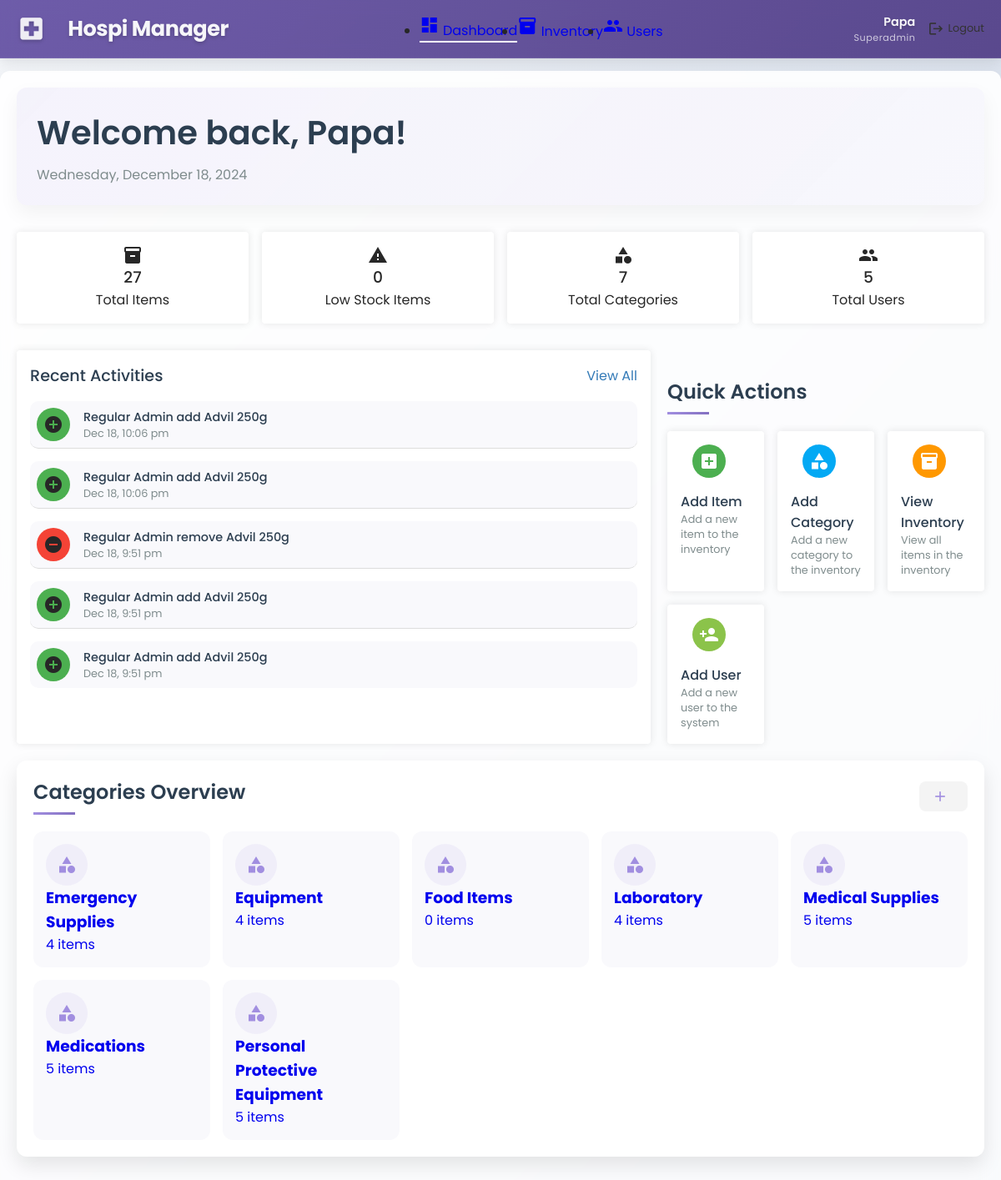
The app's page /view/admin/dashboard.php (signed in) with its own data.
### tables this page shows
CREATE TABLE `categories` (
  `category_id` int(11) NOT NULL,
  `name` varchar(100) NOT NULL,
  `description` text DEFAULT NULL,
  `created_at` timestamp NOT NULL DEFAULT current_timestamp()
);

### functions/dashboard_functions.php (called while the page is built, shortened)
<?php
require_once __DIR__ . '/user_functions.php';
require_once __DIR__ . '/category_functions.php';
function getDashboardStats($conn, $userRole = null) {
    $stats = [
        'total_users' => getTotalUsers($conn),
        'total_categories' => getTotalCategories($conn),
        'total_items' => getTotalItems($conn),
        'low_stock_items' => getLowStockItemsCount($conn)
    ];
    if ($userRole === 'admin' || $userRole === 'superadmin') {
        $logQuery = "SELECT COUNT(*) as total_logs FROM inventory_logs";
        $logResult = $conn->query($logQuery);
        $stats['total_logs'] = $logResult ? $logResult->fetch_assoc()['total_logs'] : 0;
    } else {
        unset($stats['total_logs']);
    }
    return $stats;
}
function getRecentActivities($conn, $userId = null, $limit = 5) {
    $tableCheck = $conn->query("SHOW TABLES LIKE 'activity_log'");
    $sql = "SELECT al.*, CONCAT(u.first_name, ' ', u.last_name) as user_name, i.name as item_name
            FROM activity_log al
            LEFT JOIN users u ON al.user_id = u.user_id
            LEFT JOIN items i ON al.item_id = i.item_id";
    $sql .= " ORDER BY al.timestamp DESC LIMIT ?";
    $stmt = $conn->prepare($sql);
    if ($userId !== null) {
        $stmt->bind_param("ii", $userId, $limit);
    } else {
        $stmt->bind_param("i", $limit);
    }
    $stmt->execute();
    $result = $stmt->get_result();
    if ($result) {
        return $result->fetch_all(MYSQLI_ASSOC);
    }
    return [];
}
function getTotalUsers($conn) {
    $sql = "SELECT COUNT(*) as total FROM users";
    $result = $conn->query($sql);
    if ($result && $row = $result->fetch_assoc()) {
        return $row['total'];
    }
    return 0;
}
function getTotalCategories($conn) {
    $sql = "SELECT COUNT(*) as total FROM categories";
    $result = $conn->query($sql);
    if ($result && $row = $result->fetch_assoc()) {
        return $row['total'];
    }
    return 0;
}
function getTotalItems($conn) {
    $sql = "SELECT COUNT(*) as total FROM items";
    $result = $conn->query($sql);
    if ($result && $row = $result->fetch_assoc()) {
        return $row['total'];
    }
    return 0;
}
function getLowStockItemsCount($conn) {
    $sql = "SELECT COUNT(*) as total FROM items WHERE quantity <= minimum_quantity";
    $result = $conn->query($sql);
    if ($result && $row = $result->fetch_assoc()) {
        return $row['total'];
    }
    return 0;
}

### functions/category_functions.php (called while the page is built, shortened)
<?php
function getAllCategories($conn) {
    $query = "SELECT c.*,
              (SELECT COUNT(*) FROM items WHERE category_id = c.category_id) as item_count
              FROM categories c
              ORDER BY c.name";
    $result = $conn->query($query);
    return $result->fetch_all(MYSQLI_ASSOC);
}

### view/admin/dashboard.php (the view, shortened to what this page needs)
<?php
require_once BASE_PATH . '/functions/auth_functions.php';
require_once BASE_PATH . '/functions/dashboard_functions.php';
require_once BASE_PATH . '/functions/category_functions.php';
require_once BASE_PATH . '/functions/user_functions.php';
$userRole = $_SESSION['role'];
$fullName = $_SESSION['first_name'] ?? 'User';
$stats = getDashboardStats($conn);
$recentActivities = getRecentActivities($conn);
$recentActivities = array_map(function($activity) {
    return [
        'title' => $activity['user_name'] . ' ' . $activity['action'] . ' ' . $activity['item_name'],
        'description' => date('M j, g:i a', strtotime($activity['timestamp'])),
        'icon' => match($activity['action']) {
            'add' => 'add_circle',
            'remove' => 'remove_circle',
            'update' => 'update',
            default => 'info'
        },
        'color' => match($activity['action']) {
            'add' => '#4CAF50',
            'remove' => '#F44336',
            'update' => '#FF9800',
            default => '#2196F3'
        }
    ];
}, $recentActivities ?? []);
$recentActivities = $recentActivities ?: [
    [
        'title' => 'No Recent Activities',
        'description' => 'No activities to display',
        'icon' => 'info',
        'color' => '#9E9E9E'
    ]
];
$categories = getAllCategories($conn);
$quickActions = [
    [
        'title' => 'Add Item',
        'description' => 'Add a new item to the inventory',
        'icon' => 'add_box',
        'color' => '#4CAF50',
        'onclick' => 'openModal("addItemModal")'
    ],
    [
        'title' => 'Add Category',
        'description' => 'Add a new category to the inventory',
        'icon' => 'category',
        'color' => '#03A9F4',
        'onclick' => 'openModal("addCategoryModal")'
    ],
    [
        'title' => 'View Inventory',
        'description' => 'View all items in the inventory',
        'icon' => 'inventory',
        'color' => '#FF9800',
        'onclick' => 'window.location.href="inventory.php"'
    ]
];
$quickActions = $quickActions ?: [
    [
        'title' => 'No Actions',
        'description' => 'No quick actions available',
        'icon' => 'block',
        'color' => '#9E9E9E',
        'onclick' => ''
    ]
];
if ($userRole === 'superadmin') {
    $quickActions[] = [
        'title' => 'Add User',
        'description' => 'Add a new user to the system',
        'icon' => 'person_add',
        'color' => '#8BC34A',
        'onclick' => 'openModal("addUserModal")'
    ];
}
$items = getAllItems($conn);
$items = $items ?: [];
?>
<!DOCTYPE html>
<html lang="en">
<head>
    <link rel="stylesheet" href="../../assets/css/dashboard.css">
    <link rel="stylesheet" href="../../assets/css/styles.css">
</head>
<body>
    <div class="dashboard-container">
        <nav class="top-nav">
            <div class="nav-brand">
                <span class="material-icons">local_hospital</span>
                <span class="brand-name">Hospi Manager</span>
            </div>
            <ul class="nav-menu">
                <li class="active">
                    <a href="dashboard.php">
                        <span class="material-icons">dashboard</span>
                        <span>Dashboard</span>
                    </a>
                </li>
                <li>
                    <a href="inventory.php">
                        <span class="material-icons">inventory</span>
                        <span>Inventory</span>
                    </a>
                </li>
                <?php if ($userRole === 'superadmin'): ?>
                <li>
                    <a href="users.php">
                        <span class="material-icons">people</span>
                        <span>Users</span>
                    </a>
                </li>
                <?php endif; ?>
            </ul>
            <div class="nav-profile">
                <div class="user-info">
                    <span class="user-name"><?= htmlspecialchars($fullName) ?></span>
                    <span class="user-role"><?= ucfirst(htmlspecialchars($userRole)) ?></span>
                </div>
                <a href="../../actions/logout.php" class="logout-btn" onclick="return confirm('Are you sure you want to logout?')">
                    <span class="material-icons">logout</span>
                    <span>Logout</span>
                </a>
            </div>
        </nav>
        <main class="main-content">
            <div class="welcome-section">
                <h1>Welcome back, <?= htmlspecialchars($_SESSION['first_name']) ?>!</h1>
                <p class="date"><?= date('l, F j, Y') ?></p>
            </div>
            <div class="analytics-section">
                <div class="analytics-cards">
                    <div class="card total-items" onclick="window.location.href='inventory.php'">
                        <div class="card-content">
                            <span class="material-icons">inventory</span>
                            <div class="card-details">
                                <h3><?= $stats['total_items'] ?></h3>
                                <p>Total Items</p>
                            </div>
                        </div>
                    </div>
                    <div class="card low-stock" onclick="window.location.href='inventory.php?stock=low'">
                        <div class="card-content">
                            <span class="material-icons">warning</span>
                            <div class="card-details">
                                <h3><?= $stats['low_stock_items'] ?></h3>
                                <p>Low Stock Items</p>
                            </div>
                        </div>
                    </div>
                    <div class="card total-categories" onclick="document.querySelector('.categories-overview').scrollIntoView({behavior: 'smooth'})">
                        <div class="card-content">
                            <span class="material-icons">category</span>
                            <div class="card-details">
                                <h3><?= $stats['total_categories'] ?></h3>
                                <p>Total Categories</p>
                            </div>
                        </div>
                    </div>
                    <div class="card total-users" onclick="window.location.href='users.php'">
                        <div class="card-content">
                            <span class="material-icons">people</span>
                            <div class="card-details">
                                <h3><?= $stats['total_users'] ?></h3>
                                <p>Total Users</p>
                            </div>
                        </div>
                    </div>
                </div>
            </div>
            <div class="dashboard-grid">
                <div class="recent-activities-container">
                    <div class="recent-activities-header">
                        <h2>Recent Activities</h2>
                        <a href="activities.php" class="view-all-link">View All</a>
                    </div>
                    <div class="recent-activities-list">
                        <?php foreach ($recentActivities as $activity): ?>
                        <div class="activity-item">
                            <div class="activity-icon" style="background-color: <?= $activity['color'] ?>;">
                                <span class="material-icons"><?= $activity['icon'] ?></span>
                            </div>
                            <div class="activity-details">
                                <h3><?= htmlspecialchars($activity['title']) ?></h3>
                                <p><?= htmlspecialchars($activity['description']) ?></p>
                            </div>
                        </div>
                        <?php endforeach; ?>
                    </div>
                </div>
                <div class="quick-actions-section">
                    <div class="section-header">
                        <h2>Quick Actions</h2>
                    </div>
                    <div class="quick-actions-grid">
                        <?php foreach ($quickActions as $action): ?>
                        <div class="quick-action-card" onclick="<?= htmlspecialchars($action['onclick']) ?>">
                            <div class="quick-action-icon" style="background-color: <?= $action['color'] ?>;">
                                <span class="material-icons"><?= $action['icon'] ?></span>
                            </div>
                            <div class="quick-action-details">
                                <h3><?= htmlspecialchars($action['title']) ?></h3>
                                <p><?= htmlspecialchars($action['description']) ?></p>
                            </div>
                        </div>
                        <?php endforeach; ?>
                    </div>
                </div>
            </div>
            <div class="categories-overview">
                <div class="section-header">
                    <h2>Categories Overview</h2>
                    <button class="add-category-btn" onclick="openModal('addCategoryModal')">
                        <span class="material-icons">add</span>
                    </button>
                </div>
                <div class="categories-grid">
                    <?php
                    $categories = $categories ?: [];
                    foreach ($categories as $category):
                        $categoryItemCount = 0;
                        foreach ($items as $item) {
                            if ($item['category_id'] == $category['category_id']) {
                                $categoryItemCount++;
                            }
                        }
                    ?>
                        <a href="inventory.php?category=<?= $category['category_id'] ?>" class="category-card">
                            <div class="category-icon">
                                <span class="material-icons">
                                </span>
                            </div>
                            <div class="category-details">
                                <h3><?= htmlspecialchars($category['name']) ?></h3>
                                <p>
                                    <?= $categoryItemCount . ' item' . ($categoryItemCount != 1 ? 's' : '') ?>
                                </p>
                            </div>
                        </a>
                    <?php endforeach; ?>
                </div>
            </div>
        </main>
    </div>
</body>
</html>

### assets/css/styles.css (style rules this page uses)
* { padding: 0; margin: 0; font-family: "Poppins", sans-serif; box-sizing: border-box; text-decoration: none; }
body, html { margin: 0; padding: 0; width: 100%; height: 100%; font-family: Arial, sans-serif; background: linear-gradient(135deg, #f5f7fa 0%, #c3cfe2 100%); background-attachment: fixed; overflow-x: hidden; }
main { background: rgba(255, 255, 255, 0.9); border-radius: 12px; box-shadow: 0 10px 25px rgba(0, 0, 0, 0.1); padding: 30px; margin: 20px; backdrop-filter: blur(10px); }
nav { position: absolute; top: 0; display: flex; justify-content: space-around; width: 100%; height: 100px; background: linear-gradient(rgba(39, 39, 39, 0.6), transparent); z-index: 100; }
.link:hover, .active { border-bottom: 2px solid #fff; }
nav { margin-top: 10px; }

### view/admin/dashboard.php (style rules this page uses)
.dashboard-grid > * { animation: fadeIn 0.6s ease-out; }
.quick-actions-section { animation-delay: 0.6s; }
.recent-activities-container { background-color: #fff; padding: 1rem; border-radius: 4px; box-shadow: 0 0 10px rgba(0, 0, 0, 0.1); }
.recent-activities-header { display: flex; justify-content: space-between; align-items: center; margin-bottom: 1rem; }
.recent-activities-header h2 { font-weight: 500; margin: 0; }
.view-all-link { color: #337ab7; text-decoration: none; }
.recent-activities-list { list-style: none; padding: 0; margin: 0; }
.activity-item { display: flex; align-items: center; padding: 0.5rem; border-bottom: 1px solid #ddd; }
.activity-item:last-child { border-bottom: none; }
.activity-icon { width: 40px; height: 40px; border-radius: 50%; display: flex; justify-content: center; align-items: center; margin-right: 1rem; }
.activity-details { flex-grow: 1; }
.activity-details h3 { font-weight: 500; margin: 0; }
.activity-details p { margin: 0; }
.quick-actions-grid { display: grid; grid-template-columns: repeat(3, 1fr); grid-gap: 1rem; }
.quick-action-card { background-color: #fff; padding: 1rem; border-radius: 4px; box-shadow: 0 0 10px rgba(0, 0, 0, 0.1); cursor: pointer; }
.quick-action-icon { width: 40px; height: 40px; border-radius: 50%; display: flex; justify-content: center; align-items: center; margin-bottom: 1rem; }
.quick-action-details { flex-grow: 1; }
.quick-action-details h3 { font-weight: 500; margin: 0; }
.quick-action-details p { margin: 0; }
.analytics-section { margin-top: 2rem; }
.card-content { display: flex; flex-direction: column; align-items: center; }
.analytics-cards { display: grid; grid-template-columns: repeat(4, 1fr); grid-gap: 1rem; }
.analytics-cards .card { background-color: #fff; padding: 1rem; border-radius: 4px; box-shadow: 0 0 10px rgba(0, 0, 0, 0.1); cursor: pointer; }
.analytics-cards .card-content { display: flex; align-items: center; }
.analytics-cards .card-details { flex-grow: 1; }
.analytics-cards .card-details h3 { font-weight: 500; margin: 0; }
.analytics-cards .card-details p { margin: 0; }

### records on screen
categories: name "Emergency Supplies", categoryItemCount "4"
categories: name "Equipment", categoryItemCount "4"
categories: name "Food Items", categoryItemCount "0"
categories: name "Laboratory", categoryItemCount "4"
categories: name "Medical Supplies", categoryItemCount "5"
categories: name "Medications", categoryItemCount "5"
categories: name "Personal Protective Equipment", categoryItemCount "5"

### other values on screen
$fullName "Papa"
$userRole "Superadmin"
$_SESSION['first_name'] "Papa"
$stats['total_items'] "27"
$stats['low_stock_items'] "0"
$stats['total_categories'] "7"
$stats['total_users'] "5"
$activity['title'] "Regular Admin add Advil 250g"
$activity['description'] "Dec 18, 10:06 pm"
$activity['title'] "Regular Admin remove Advil 250g"
$activity['description'] "Dec 18, 9:51 pm"
$action['title'] "Add Item"
$action['description'] "Add a new item to the inventory"
$action['title'] "Add Category"
$action['description'] "Add a new category to the inventory"
